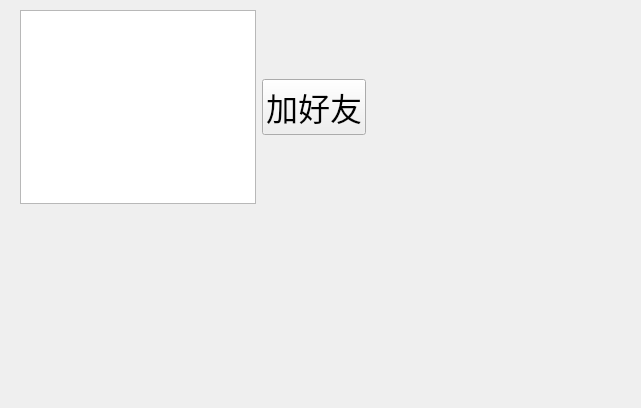
<?xml version="1.0" encoding="UTF-8"?>
<ui version="4.0">
 <class>Online</class>
 <widget class="QWidget" name="Online">
  <property name="geometry">
   <rect>
    <x>0</x>
    <y>0</y>
    <width>641</width>
    <height>408</height>
   </rect>
  </property>
  <property name="font">
   <font>
    <pointsize>24</pointsize>
   </font>
  </property>
  <property name="windowTitle">
   <string>Form</string>
  </property>
  <widget class="QWidget" name="layoutWidget">
   <property name="geometry">
    <rect>
     <x>20</x>
     <y>10</y>
     <width>346</width>
     <height>194</height>
    </rect>
   </property>
   <layout class="QHBoxLayout" name="horizontalLayout">
    <item>
     <widget class="QListWidget" name="online_lw">
      <property name="font">
       <font>
        <pointsize>16</pointsize>
       </font>
      </property>
     </widget>
    </item>
    <item>
     <layout class="QVBoxLayout" name="verticalLayout">
      <item>
       <spacer name="verticalSpacer">
        <property name="orientation">
         <enum>Qt::Orientation::Vertical</enum>
        </property>
        <property name="sizeHint" stdset="0">
         <size>
          <width>20</width>
          <height>40</height>
         </size>
        </property>
       </spacer>
      </item>
      <item>
       <widget class="QPushButton" name="addFriend_pb">
        <property name="text">
         <string>加好友</string>
        </property>
       </widget>
      </item>
      <item>
       <spacer name="verticalSpacer_2">
        <property name="orientation">
         <enum>Qt::Orientation::Vertical</enum>
        </property>
        <property name="sizeHint" stdset="0">
         <size>
          <width>20</width>
          <height>40</height>
         </size>
        </property>
       </spacer>
      </item>
     </layout>
    </item>
   </layout>
  </widget>
 </widget>
 <resources/>
 <connections/>
</ui>
